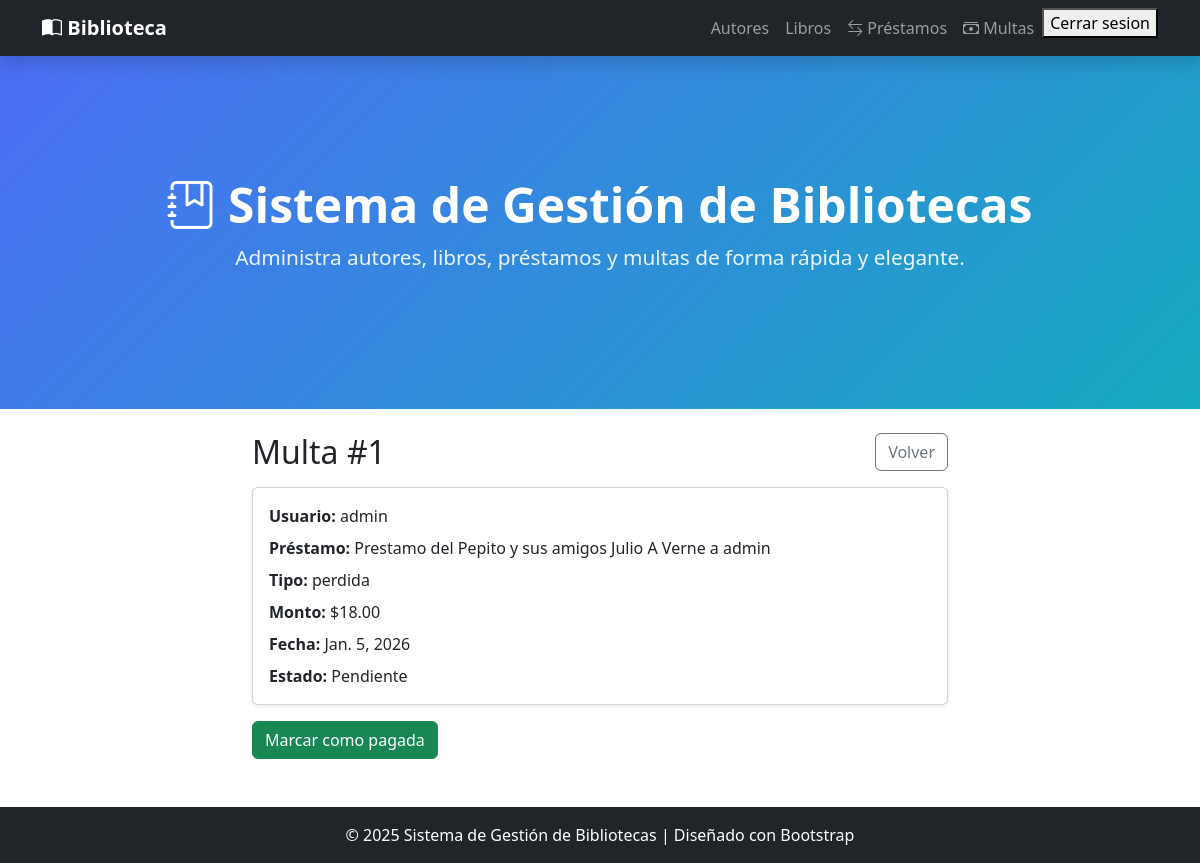
The app's page /multas/1/pago/ (signed in), older data.
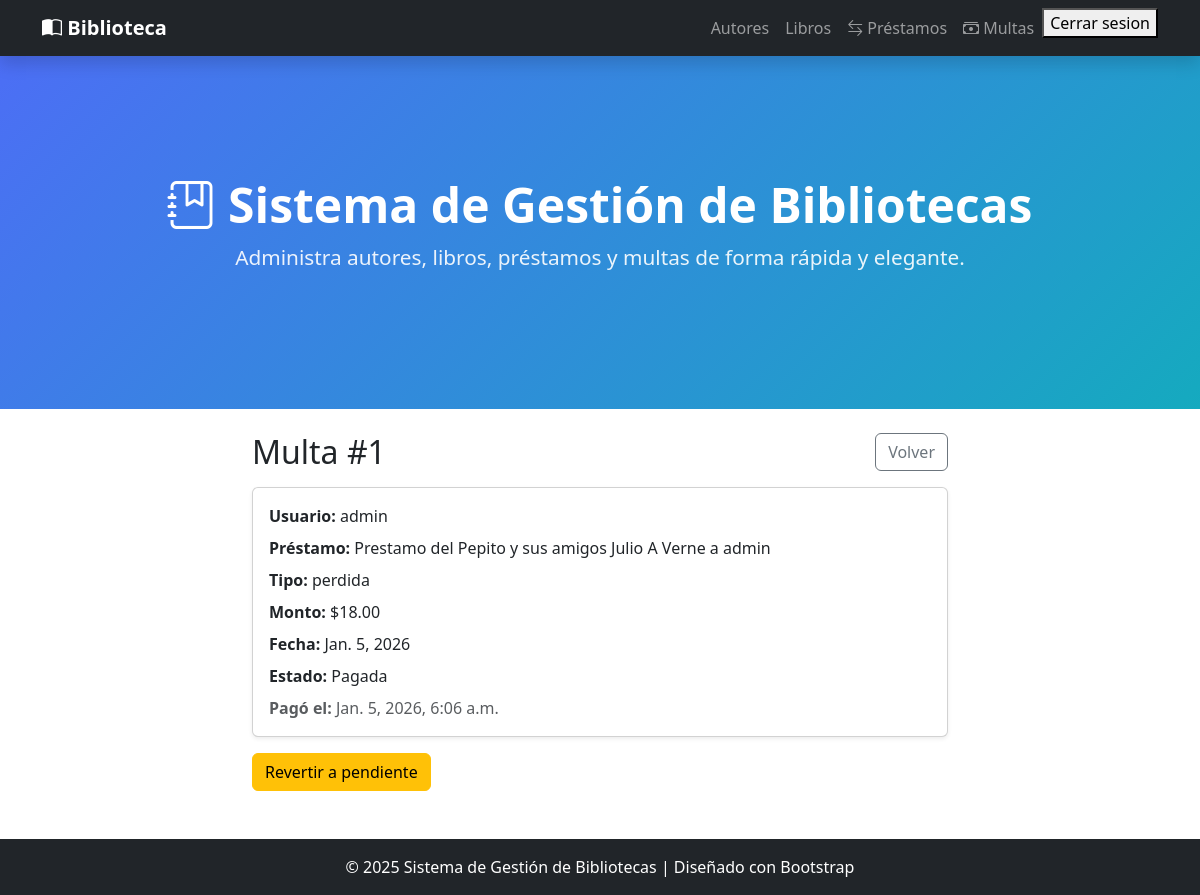
The same page, newer data.
### gestion/models.py (models this page shows, shortened)
class Multa(models.Model):
    prestamo = models.ForeignKey(Prestamo,related_name="Multas", on_delete=models.PROTECT)
    tipo = models.CharField(max_length=10, choices=(('r','retraso'),('p','perdida'),('d','deterioro'))) #Choices se debe de definir como tupla de tuplas
    monto = models.DecimalField(max_digits=8, decimal_places=2, default=0)
    pagada = models.BooleanField(default=False)
    fecha = models.DateField(default=timezone.now)
    fechaPago = models.DateTimeField(blank=True, null=True)

class Prestamo(models.Model):
    libro = models.ForeignKey(Libro,related_name="Prestamos",on_delete=models.PROTECT)
    usuario = models.ForeignKey(settings.AUTH_USER_MODEL, related_name="Prestamos", on_delete=models.PROTECT)  #Usuarios propios de Django, se importa desde el modelo de settings
    fecha_prestamos = models.DateField(default=timezone.now) #Usa la fecha del equipo actual
    fecha_max = models.DateField()
    fecha_devolucion = models.DateField(blank= True,null=True) #Para que me permita crear con datos en blanco en esta campo
    class Meta:
        permissions = (
            ("Ver_prestamos", "Puede ver prestamos"),
            ("gestionar_prestamos","Puede gestionar prestamos"),
            ("gestionar_libros","Puede gestionar libros"),
        )
    def __str__(self):
        return f"Prestamo del {self.libro} a {self.usuario}"

class Libro(models.Model):
    titulo = models.CharField(max_length=50)
    autor = models.ForeignKey(Autor,related_name="Libros", on_delete=models.PROTECT)    #Aqui en vez de one2many, las relaciones se hacen con llaves
    isbn = models.CharField(max_length=20, blank=True, null=True,unique=True)
    paginas = models.IntegerField(blank=True, null=True)
    genero = models.CharField(max_length=100, blank=True, null=True)
    descripcion = models.TextField(blank=True, null=True)
    editorial = models.CharField(max_length=100, blank=True, null=True)
    coverId = models.IntegerField(blank=True, null=True)
    stock = models.PositiveIntegerField(default=1)
    disponible = models.BooleanField(default=True)
    activo = models.BooleanField(default=True)
    def __str__(self):
        return f"{self.titulo} {self.autor}"  #En este apartado que es visual no hay que hacer makemigrations

class Autor(models.Model):
    nombre = models.CharField(max_length=50)
    apellido = models.CharField(max_length=50)
    bibliografia = models.CharField(max_length=200,blank=True, null=True)
    def __str__(self):
        return f"{self.nombre} {self.apellido}"

### gestion/views.py (the view, shortened to what this page needs)
# urls.py: path('multas/<int:multaId>/pago/', multaPagoWizard, name="multa_pago_wizard"),
@login_required
@require_http_methods(["GET", "POST"])
def multaPagoWizard(request, multaId):
    multa = get_object_or_404(Multa, id=multaId)
    return render(request, "gestion/templates/multa_pago_wizard.html", {"multa": multa})

### gestion/templates/multa_pago_wizard.html (shortened to what this page needs)
{% extends "index.html" %}
{% block contenido %}
<div class="container py-4" style="max-width: 720px;">
  <div class="d-flex justify-content-between align-items-center mb-3">
    <h2 class="m-0">Multa #{{ multa.id }}</h2>
    <a class="btn btn-outline-secondary" href="{% url 'lista_multa' %}">Volver</a>
  </div>
  <div class="card shadow-sm mb-3">
    <div class="card-body">
      <div class="mb-2"><b>Usuario:</b> {{ multa.prestamo.usuario.username }}</div>
      <div class="mb-2"><b>Préstamo:</b> {{ multa.prestamo }}</div>
      <div class="mb-2"><b>Tipo:</b> {{ multa.get_tipo_display }}</div>
      <div class="mb-2"><b>Monto:</b> ${{ multa.monto }}</div>
      <div class="mb-2"><b>Fecha:</b> {{ multa.fecha }}</div>
      <div class="mb-0"><b>Estado:</b> {% if multa.pagada %}Pagada{% else %}Pendiente{% endif %}</div>
      {% if multa.fechaPago %}
        <div class="mt-2 text-muted"><b>Pagó el:</b> {{ multa.fechaPago }}</div>
      {% endif %}
    </div>
  </div>
  {% if not multa.pagada %}
    <form method="post" onsubmit="return confirm('¿Confirmas que esta multa fue pagada?');">
      <button class="btn btn-success" type="submit">Marcar como pagada</button>
    </form>
  {% else %}
    <form method="post" onsubmit="return confirm('¿Seguro que deseas revertirla a pendiente?');">
      <button class="btn btn-warning" type="submit">Revertir a pendiente</button>
    </form>
  {% endif %}
</div>
{% endblock %}

Row changes from the older to the newer data that the page shows:
changed Multa "perdida": fechaPago (not shown) → "Jan. 5, 2026, 6:06 a.m."; pagada False → True (drawn)
Text that changed along with them:
text no longer shown: "Pendiente Marcar como pagada"
text now shown: "Pagada Pagó el: Revertir a pendiente"
